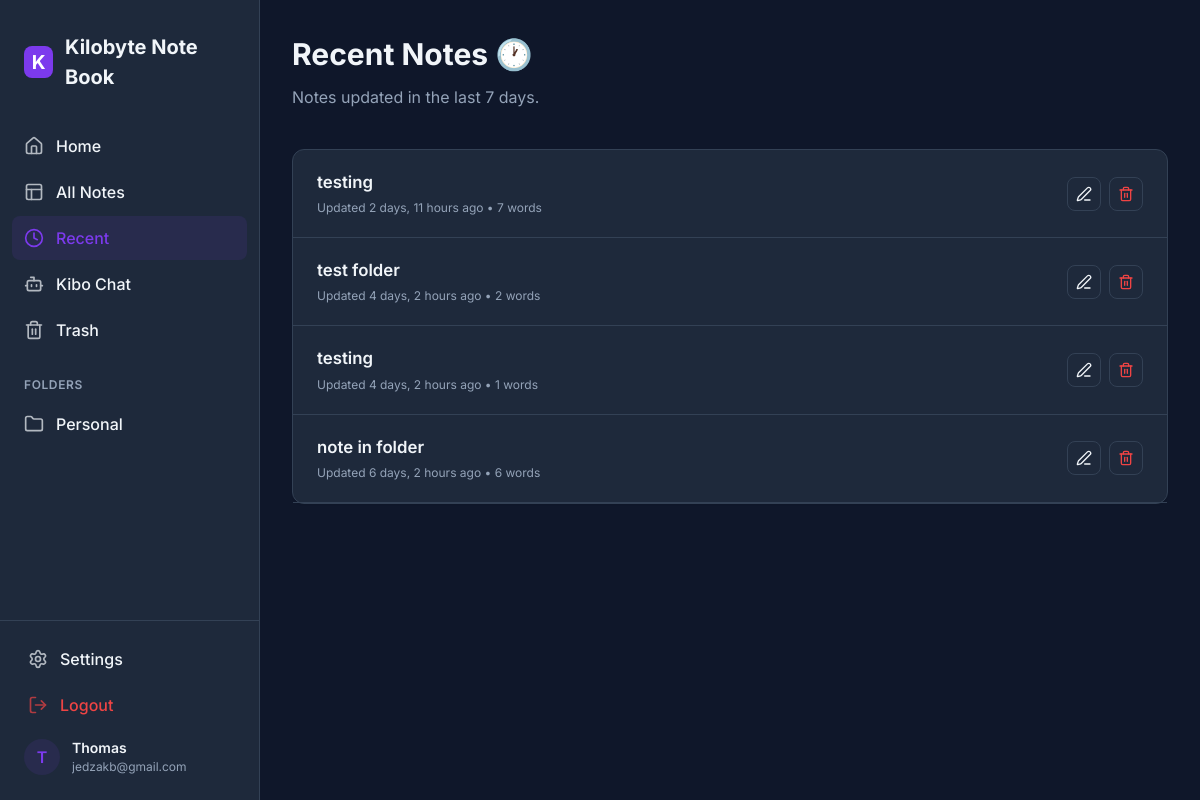
Before: /recent/ (signed in) with the older database file.
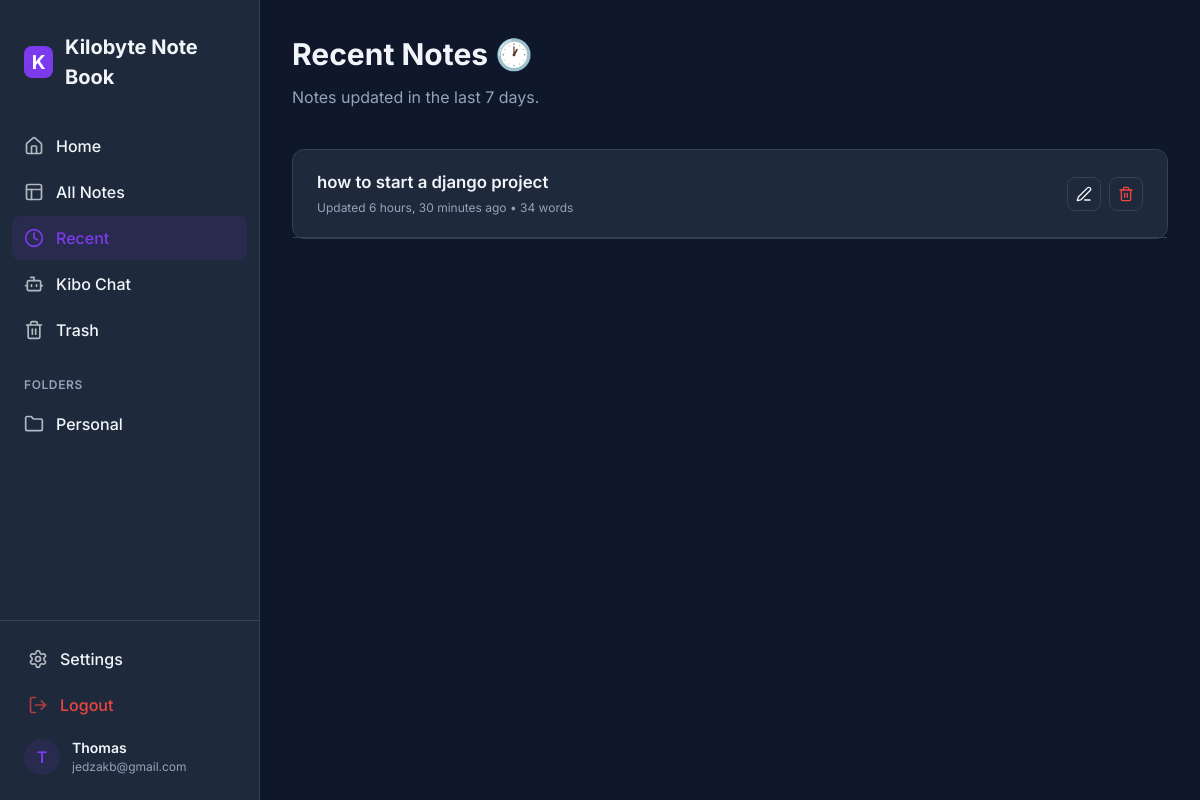
After: the same page with the newer database file.
### main/models.py (models this page shows, shortened)
class Folder(models.Model):
    name = models.CharField(max_length=100)
    user = models.ForeignKey(User, on_delete=models.CASCADE)

class Note(models.Model):
    title = models.CharField(max_length=200)
    content = models.TextField()
    user = models.ForeignKey(User, on_delete=models.CASCADE)
    folder = models.ForeignKey(Folder, on_delete=models.SET_NULL, null=True, blank=True, related_name='notes')
    is_favorite = models.BooleanField(default=False)
    is_trashed = models.BooleanField(default=False)
    created_at = models.DateTimeField(auto_now_add=True)
    updated_at = models.DateTimeField(auto_now=True)
    deleted_at = models.DateTimeField(null=True, blank=True)

### main/views.py (the view)
# urls.py: path('recent/', views.recent_notes, name='recent_notes'),
@login_required(login_url='/login/')
def recent_notes(request):
    last_7_days = timezone.now() - timedelta(days=7)
    recent_notes = Note.objects.filter(
        user=request.user,
        updated_at__gte=last_7_days
    ).order_by('-updated_at')
    return render(request, 'main/recent.html', {
        'notes': recent_notes
    })

### main/context_processors.py (called while the page is built)
def folders_processor(request):
    if request.user.is_authenticated:
        user_settings, _ = UserSettings.objects.get_or_create(user=request.user)
        return {
            'user_folders': Folder.objects.filter(user=request.user),
            'user_settings': user_settings
        }
    return {'user_folders': []}

### main/templates/main/recent.html (shortened to what this page needs)
{% extends 'main/base.html' %}
{% load static %}
{% block content %}
<div class="dashboard-header animate-fade-in" style="display: flex; justify-content: space-between; align-items: center;">
    <div>
        <h2 class="greeting">Recent Notes 🕐</h2>
        <p class="sub-greeting">Notes updated in the last 7 days.</p>
    </div>
</div>
<div class="section-grid animate-fade-in" style="animation-delay: 0.1s; grid-template-columns: 1fr;">
    <div class="card" style="padding: 0;">
        {% for note in notes %}
        <a href="{% url 'note_view' note.id %}" style="text-decoration: none; color: inherit; display: block;">
            <div class="note-list-item" style="padding: 1.25rem 1.5rem; display: flex; justify-content: space-between; align-items: center;">
                <div class="note-info">
                    <h4 style="font-size: 1.05rem; font-weight: 600; margin-bottom: 0.25rem;">{{ note.title }}</h4>
                    <div class="note-meta">
                        Updated {{ note.updated_at|timesince }} ago &bull; {{ note.content|wordcount }} words
                    </div>
                </div>
                <div style="display: flex; gap: 0.5rem; flex-shrink: 0;">
                    <a href="{% url 'split_editor' note.id %}" class="btn btn-outline" style="padding: 0.5rem;" onclick="event.stopPropagation();">
                        <i data-lucide="edit-3" style="width: 16px; height: 16px;"></i>
                    </a>
                    <form method="POST" action="{% url 'delete_note' note.id %}" style="margin: 0;" onclick="event.stopPropagation();">
                        <button type="submit" class="btn btn-outline" style="padding: 0.5rem; color: var(--danger);" onclick="event.stopPropagation(); return confirm('Move this note to trash?')">
                            <i data-lucide="trash-2" style="width: 16px; height: 16px;"></i>
                        </button>
                    </form>
                </div>
            </div>
        </a>
        {% empty %}
        <div style="padding: 3rem; text-align: center; color: var(--text-muted);">
            <i data-lucide="clock" style="width: 48px; height: 48px; margin-bottom: 1rem; opacity: 0.5;"></i>
            <p>No notes updated in the last 7 days.</p>
        </div>
        {% endfor %}
    </div>
</div>
{% endblock %}

### main/templates/main/base.html (shortened to what this page needs)
{% load static %}
<!DOCTYPE html>
<html lang="en" {% if user_settings.dark_mode %}data-theme="dark"{% endif %}>
<head>
    <link rel="stylesheet" href="{% static 'main/css/style.css' %}">
</head>
<body>
    {% if user.is_authenticated and not hide_sidebar %}
    <div class="app-container">
        <aside class="sidebar" id="app-sidebar">
            <div class="sidebar-header">
                <div class="logo-icon">K</div>
                <h1 class="logo-text">Kilobyte Note Book</h1>
            </div>
            <nav class="sidebar-nav">
                <div class="nav-section">
                    <a href="{% url 'dashboard' %}" class="nav-item {% if request.resolver_match.url_name == 'dashboard' %}active{% endif %}">
                        <i data-lucide="home"></i>
                        Home
                    </a>
                    <a href="{% url 'home' %}" class="nav-item {% if request.resolver_match.url_name == 'home' %}active{% endif %}">
                        <i data-lucide="layout"></i>
                        All Notes
                    </a>
                    <a href="{% url 'recent_notes' %}" class="nav-item {% if request.resolver_match.url_name == 'recent_notes' %}active{% endif %}">
                        <i data-lucide="clock"></i>
                        Recent
                    </a>
                    <a href="{% url 'chatbot' %}" class="nav-item {% if request.resolver_match.url_name == 'chatbot' %}active{% endif %}">
                        <i data-lucide="bot"></i>
                        Kibo Chat
                    </a>
                    <a href="{% url 'trash' %}" class="nav-item {% if request.resolver_match.url_name == 'trash' %}active{% endif %}">
                        <i data-lucide="trash-2"></i>
                        Trash
                    </a>
                </div>
                <div class="nav-section">
                    <div class="nav-section-title">Folders</div>
                    {% for folder in user_folders %}
                    <a href="{% url 'folder_detail' folder.id %}" class="nav-item">
                        <i data-lucide="folder"></i>
                        {{ folder.name }}
                    </a>
                    {% empty %}
                    <a href="{% url 'folders' %}" class="nav-item text-muted" style="font-size: 0.75rem;">
                        <i data-lucide="plus-circle"></i>
                        Create a folder
                    </a>
                    {% endfor %}
                </div>
            </nav>
            <div class="sidebar-footer">
                <a href="{% url 'settings' %}" class="nav-item">
                    <i data-lucide="settings"></i>
                    Settings
                </a>
                <a href="{% url 'logout' %}" class="nav-item text-danger">
                    <i data-lucide="log-out"></i>
                    Logout
                </a>
                <div class="user-profile">
                    <div class="user-avatar">{{ user.username|first|upper }}</div>
                    <div class="user-info">
                        <div class="user-name">{{ user.username }}</div>
                        <div class="user-email">{{ user.email|default:"user@example.com" }}</div>
                    </div>
                </div>
            </div>
        </aside>
        <main class="main-content">
            {% block content %}{% endblock %}
        </main>
    </div>
    {% endif %}
</body>
</html>

Changed rows visible on the page:
removed Note: title "testing", updated_at "2 days, 11 hours", content "7"
removed Note: title "test folder", updated_at "4 days, 2 hours", content "2"
removed Note: title "testing", updated_at "4 days, 2 hours", content "1"
removed Note: title "note in folder", updated_at "6 days, 2 hours", content "6"
added Note: title "how to start a django project", updated_at "6 hours, 30 minutes", content "34"
